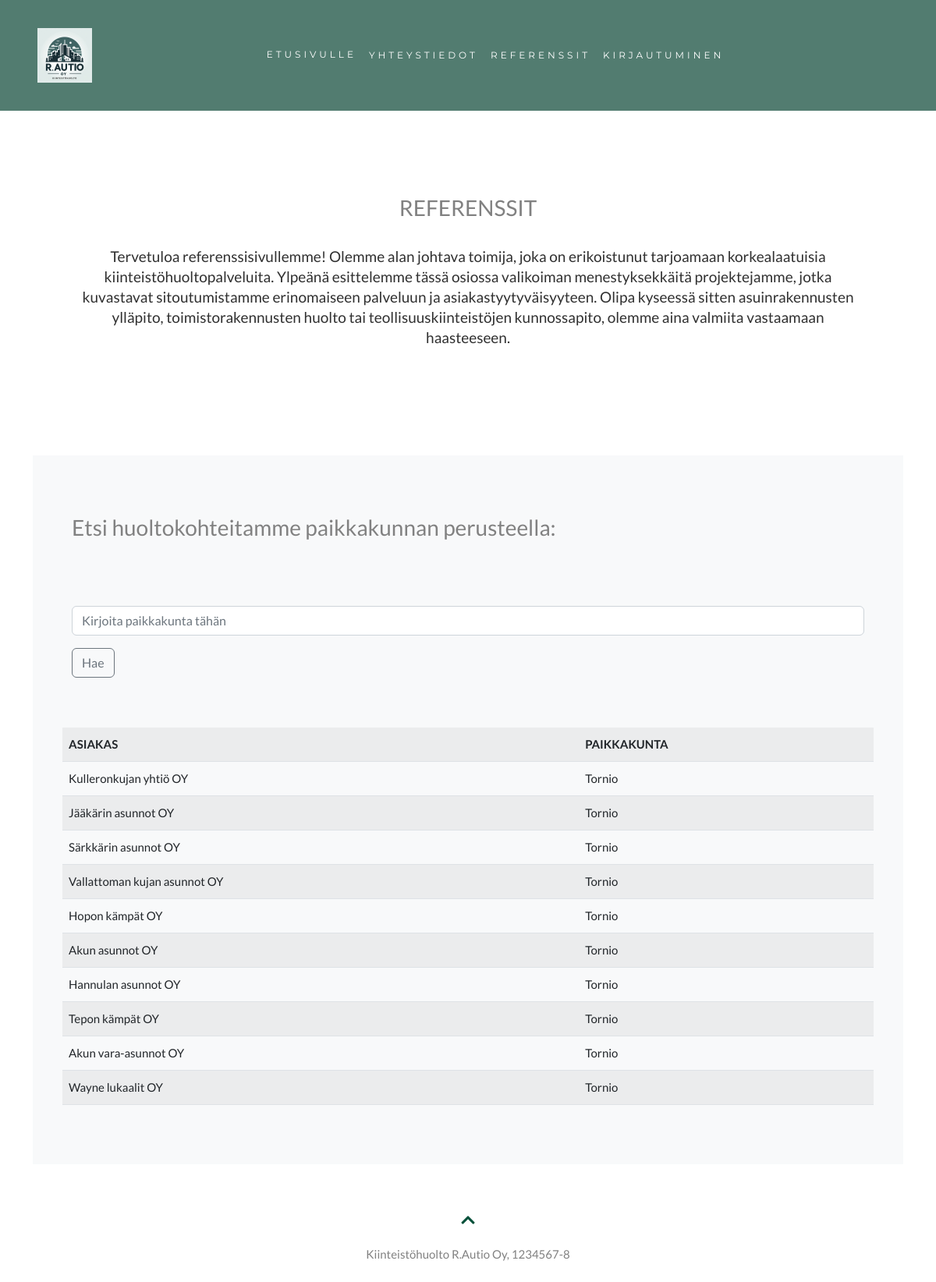
Screenshot of /referenssit.php with the database file from the repository.
### tables this page shows
CREATE TABLE `taloyhtiot` (
  `taloyhtioID` int(11) NOT NULL,
  `katuosoite` varchar(50) NOT NULL,
  `postinumero` varchar(50) NOT NULL,
  `paikkakunta` varchar(50) NOT NULL,
  `nimi` varchar(200) NOT NULL
);

### referenssit.php (the view, shortened to what this page needs)
<?php require "config.php";?>
<?php require "includes/header.php"; ?>
<div class="container">
    <div id="references" class="container-fluid mt-5">
    <div class="row">
            <h1 class="h3 fw-normal text-center">REFERENSSIT</h1><br>
            <h4 class="mt-4 fw-normal text-center"> Tervetuloa referenssisivullemme! Olemme alan johtava toimija, joka on erikoistunut tarjoamaan korkealaatuisia kiinteistöhuoltopalveluita. Ylpeänä esittelemme tässä osiossa valikoiman menestyksekkäitä projektejamme, jotka kuvastavat sitoutumistamme erinomaiseen palveluun ja asiakastyytyväisyyteen. Olipa kyseessä sitten asuinrakennusten ylläpito, toimistorakennusten huolto tai teollisuuskiinteistöjen kunnossapito, olemme aina valmiita vastaamaan haasteeseen.</h4>
        </div>
    </div>
    <div id="#" class="container-fluid bg-light mt-5 ">
        <div class="row">
          <form method="POST">
            <h5 class="col h3 fw-normal mt-3">Etsi huoltokohteitamme paikkakunnan perusteella: </h5><br>
            <input name="paikkakunta" type="text" id="paikkakunta" placeholder="Kirjoita paikkakunta tähän" class="form-control mt-5"/>
            <div class="col form-group  mt-3">
                <button name="submit" class="btn btn-outline-secondary pull-right" type="submit">Hae</button>
            </div>
        </div>
        <div class="row">
        <table class="table table-striped mt-5">
            <tr>
                <th>ASIAKAS</th>
                <th>PAIKKAKUNTA </th>
            </tr>
          <?php
            $stmt = $yhteys->prepare("SELECT taloyhtioID, nimi, paikkakunta FROM taloyhtiot WHERE paikkakunta LIKE :paikkakunta");
            if(isset($_POST['submit']) && !empty($_POST['paikkakunta'])){
              $paikkakunta = $_POST['paikkakunta'];
              $stmt->execute(['paikkakunta' => $paikkakunta]);
            } else {
              $stmt->execute(['paikkakunta' => '%']);
            }
            while ($row = $stmt->fetch(PDO::FETCH_ASSOC)) {
              ?>
              <tr>
                <td><?php echo $row['nimi']; ?></td>
                <td><?php echo $row['paikkakunta']; ?></td>
              </tr>
            <?php
          }
          ?>
       </table>
    </div>
  </div>
</div>
<?php require "includes/footer.php"; ?>

### includes/header.php (shortened to what this page needs)
<!doctype html>
<html lang="en">
  <head>
    <link href="https://cdn.jsdelivr.net/npm/bootstrap@5.2.1/dist/css/bootstrap.min.css" rel="stylesheet">
    <link rel="stylesheet" href="https://cdnjs.cloudflare.com/ajax/libs/font-awesome/5.15.3/css/all.min.css">
    <link rel="stylesheet" type="text/css" href="includes/style.css">
  </head>
<body id="myPage" data-spy="scroll" data-target=".navbar" data-offset="60">
<nav class="navbar navbar-expand-lg">
  <div class="container">
    <div class="d-flex justify-content-between w-100">
      <div>
        <a href="index.php"><img src="img/pikkulogo.png"></a>
      </div>
      <div class="collapse navbar-collapse justify-content-center" id="myNavbar">
        <ul class="navbar-nav">
          <li class="nav-item"><a class="nav-link" href="index.php">ETUSIVULLE</a></li>
          <li class="nav-item"><a class="nav-link" href="yhteystiedot.php">YHTEYSTIEDOT</a></li>
          <li class="nav-item"><a class="nav-link" href="referenssit.php">REFERENSSIT</a></li>
          <?php if(!isset($_SESSION['sposti'])):?>
          <li class="nav-item"><a class="nav-link" href="login.php">KIRJAUTUMINEN</a></li>
          <?php endif; ?>
        </ul>
      </div>
    </div>
  </div>
</nav>
</body>
</html>

### includes/footer.php (shortened to what this page needs)
<footer class="container-fluid text-center">
    <a href="" title="To Top">
        <span class="fa fa-chevron-up logo-small"></span>
    </a>
    <p>Kiinteistöhuolto R.Autio Oy, 1234567-8</p>
</footer>
</body>

### includes/style.css (style rules this page uses)
body { font: 400 15px Lato, sans-serif; line-height: 1.8; color: #818181; }
h4 { font-size: 19px; line-height: 1.375em; color: #303030; font-weight: 400; margin-bottom: 30px; }
.container-fluid { padding: 60px 50px; }
.logo-small { color: #06513a; font-size: 50px; }
.navbar { margin-bottom: 0; background-color: #527c70; z-index: 9999; border: 0; font-size: 12px !important; line-height: 1.42857143 !important; letter-spacing: 4px; border-radius: 0; font-family: Montserrat, sans-serif; }
.navbar li a, .navbar { color:#fff !important; background-color: #527c70; padding: 3%; }
footer .logo-small { font-size: 20px; margin-bottom: 20px; color: #06513a; }
.form-group { margin-bottom: 1rem !important; }

### rows the page displays
taloyhtiot: nimi "Kulleronkujan yhtiö OY", paikkakunta "Tornio"
taloyhtiot: nimi "Jääkärin asunnot OY", paikkakunta "Tornio"
taloyhtiot: nimi "Särkkärin asunnot OY", paikkakunta "Tornio"
taloyhtiot: nimi "Vallattoman kujan asunnot OY", paikkakunta "Tornio"
taloyhtiot: nimi "Hopon kämpät OY", paikkakunta "Tornio"
taloyhtiot: nimi "Akun asunnot OY", paikkakunta "Tornio"
taloyhtiot: nimi "Hannulan asunnot OY", paikkakunta "Tornio"
taloyhtiot: nimi "Tepon kämpät OY", paikkakunta "Tornio"
taloyhtiot: nimi "Akun vara-asunnot OY", paikkakunta "Tornio"
taloyhtiot: nimi "Wayne lukaalit OY", paikkakunta "Tornio"
